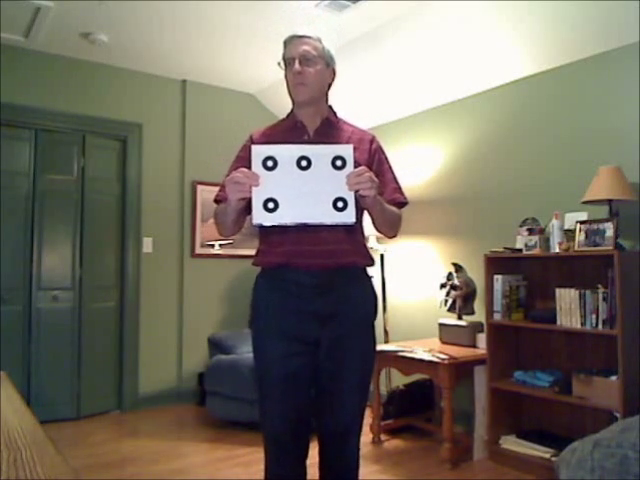
#> input picture frame 36 of HW2/Question 4 Feature Mapping Test/fiveCCC.mp4, 640 x 480 px
$ python q4.py
#> lines starting #> are read from the running program, lines starting #| are printed output that depends on the picture; after the words box and inside, x2 and y2 are one past the last pixel; in counts of white or black regions, pixels touching at a corner belong together
# Name: Peter Kohler
# Course: CSCI 507
# Assignment: HW 2 Question 4
import cv2
import numpy as np
import sys
from operator import itemgetter

def main():
    # Read in images from a video file in current folder
    video_capture = cv2.VideoCapture("fiveCCC.mp4") # Open video capture object
    got_image, bgr_image = video_capture.read() # Make sure we can read video
#> bgr_image is the input picture: shape (480, 640, 3); mean B, G, R 100, 111.6, 118.5

    if not got_image:
        print("Cannot read video source")
        sys.exit()
    image_dimensions = bgr_image.shape
#> image_dimensions = (480, 640, 3)
    image_height = image_dimensions[0]
#> image_height = 480
    image_width = image_dimensions[1]
#> image_width = 640
    # Read and show images until end of video is reached.

    # Video creation declaration
    fourcc = cv2.VideoWriter_fourcc('M', 'J', 'P', 'G')
    videoWriter = cv2.VideoWriter("Video Output.avi", fourcc = fourcc, fps = 30.0,
                                        frameSize=(image_width, image_height))

    # Create the kernel used for morphology operations
    ksize = 2
    kernel = cv2.getStructuringElement(cv2.MORPH_ELLIPSE, (ksize,ksize))

    # Font for drawing
    font = cv2.FONT_HERSHEY_SIMPLEX

    # List to contain initial centroids used for feature mapping extra credit
    start_list=[]
    # Frame count
    frame = 0

    while True:
        got_image, bgr_image = video_capture.read()
        if not got_image:
            break  # End of video; exit the while loop
        # Convert image to grayscale
        gray_img = cv2.cvtColor(bgr_image, cv2.COLOR_BGR2GRAY)
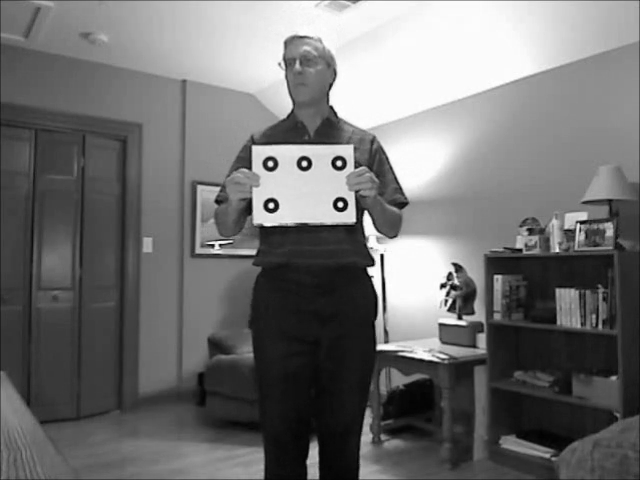
#> gray_img: shape (480, 640); min 1, max 255, mean 112.2

        """#Do Otsu's thresholding
        thresh, binary_img = cv2.threshold(gray_img, thresh=0, maxval=255,
                                           type=cv2.THRESH_BINARY + cv2.THRESH_OTSU)"""

        # Do adaptive thresholding
        binary_img = cv2.adaptiveThreshold(src=gray_img,
                                           maxValue=255,
                                           adaptiveMethod=cv2.ADAPTIVE_THRESH_MEAN_C,
                                           thresholdType=cv2.THRESH_BINARY,
                                           blockSize=51,
                                           C=-10)
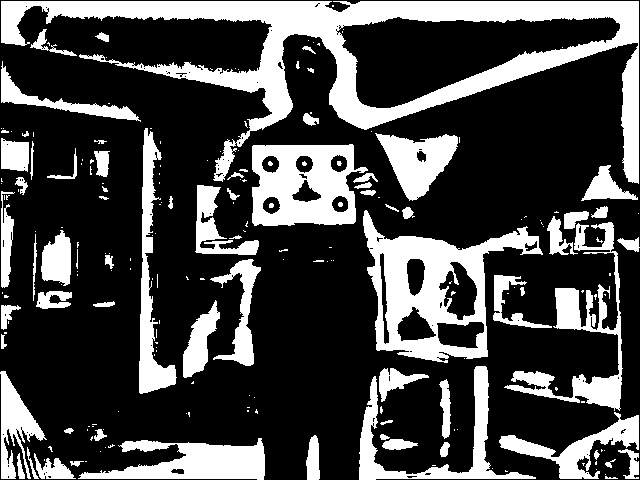
#> binary_img: shape (480, 640); 28.2% white; 211 white regions (136 under 20 px), largest, box (x1, y1, x2, y2) and area: (1, 1, 639, 184) 26599, (363, 210, 543, 363) 10110, (252, 144, 368, 226) 6552

        # Clean up using Opening + Closing
        binary_img = cv2.morphologyEx(binary_img, cv2.MORPH_OPEN, kernel)
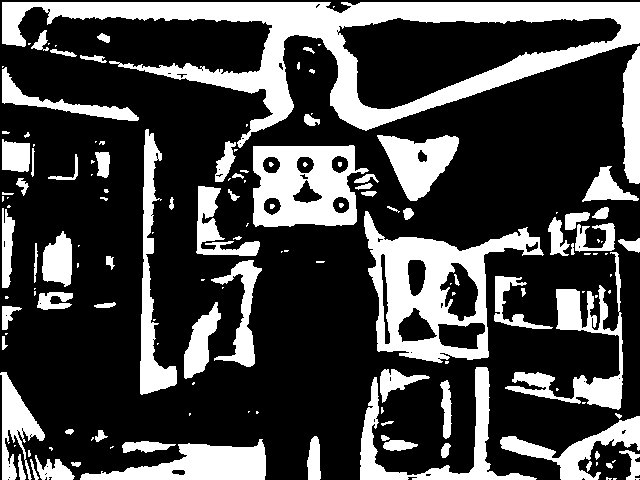
#> binary_img: shape (480, 640); 27.9% white; 149 white regions (69 under 20 px), largest, box (x1, y1, x2, y2) and area: (2, 2, 640, 148) 23918, (364, 211, 544, 363) 10078, (253, 145, 369, 227) 6539
        binary_img = cv2.morphologyEx(binary_img, cv2.MORPH_CLOSE, kernel)
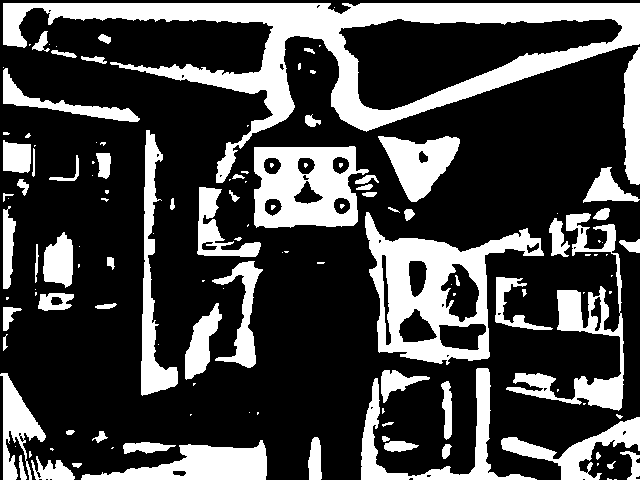
#> binary_img: shape (480, 640); 27.7% white; 133 white regions (66 under 20 px), largest, box (x1, y1, x2, y2) and area: (3, 3, 640, 183) 24315, (365, 212, 544, 365) 10146, (254, 146, 369, 228) 6535

        # Find connected components and region properties (white blobs)
        num_labels_w, labels_img_w, stats_w, centroids_w = cv2.connectedComponentsWithStats(binary_img)
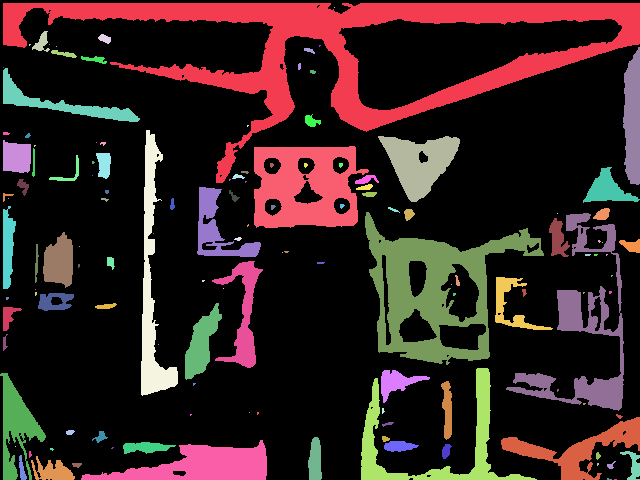
#> labels_img_w: shape (480, 640) int32; 134 distinct labels, from 0 to 133; one colour per label, 0 black
#> num_labels_w = 134; stats_w = 134 rows, first 6: [0, 0, 640, 480, 222128], [3, 3, 637, 180, 24315], [334, 7, 1, 1, 1], [32, 31, 18, 21, 174], [98, 34, 13, 10, 82], [29, 44, 2, 2, 3]; centroids_w = 134 pairs, first value 3 to 633.2, second value 7 to 479
        num_labels_b, labels_img_b, stats_b, centroids_b = cv2.connectedComponentsWithStats(cv2.bitwise_not(binary_img))
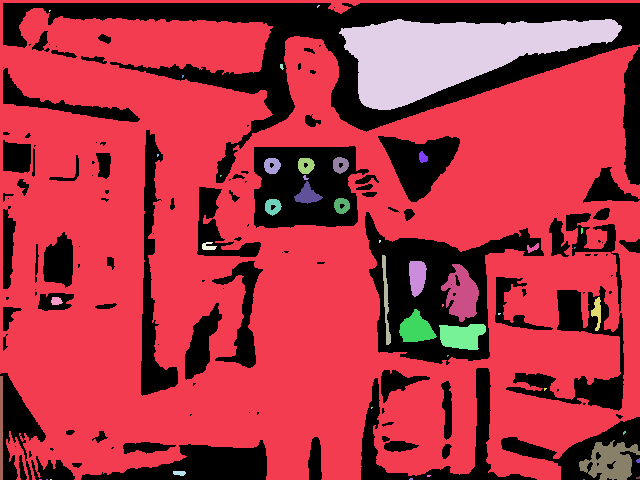
#> labels_img_b: shape (480, 640) int32; 46 distinct labels, from 0 to 45; one colour per label, 0 black
#> num_labels_b = 46; stats_b = 46 rows, first 6: [0, 3, 640, 477, 85072], [0, 0, 640, 480, 200710], [317, 5, 3, 3, 5], [49, 10, 2, 2, 3], [339, 19, 283, 91, 13851], [280, 64, 4, 6, 16]; centroids_b = 46 pairs, first value 1 to 637.8, second value 5.8 to 479

        # Feature mapping coord list
        f_list = []

        # Iterate through white blobs finding centroids
        for stat_w, centroid_w in zip(stats_w, centroids_w):
            x0_w = stat_w[cv2.CC_STAT_LEFT]
            y0_w = stat_w[cv2.CC_STAT_TOP]
            w_w = stat_w[cv2.CC_STAT_WIDTH]
            h_w = stat_w[cv2.CC_STAT_HEIGHT]

            # Iterate through black blobs looking for centroids close together
            for stat_b, centroid_b in zip(stats_b, centroids_b):

                x0_b = stat_b[cv2.CC_STAT_LEFT]
                y0_b = stat_b[cv2.CC_STAT_TOP]
                w_b = stat_b[cv2.CC_STAT_WIDTH]
                h_b = stat_b[cv2.CC_STAT_HEIGHT]

                # White is inside box
                # Black is outside box

                # Check distance between white centroid and black centroid
                if np.sqrt((abs(x0_w - x0_b))**2 + (abs(y0_w - y0_b))**2) <= 10 and (w_b*h_b) > 20:
                    # Check if top left corner of white bounding box is inside black bounding box
                    if (x0_b < x0_w) and (y0_b < y0_w) :
                        # Check if bottom right corner of white bounding box is inside black bounding box
                        if (x0_w + w_w) < (x0_b + w_b) and (y0_w + h_w) < (y0_b + h_b):

                            # Displays red rectangle around black blob
                            #cv2.rectangle(img=bgr_image_display, pt1=(x0_w,y0_w), pt2=(x0_w+w_w, y0_w+h_w),
                            #                color=(0,0,255), thickness=2)
                            # Displays blue rectangle around white blob
                            #cv2.rectangle(img=bgr_image_display, pt1=(x0_b, y0_b), pt2=(x0_b + w_b, y0_b + h_b),
                            #                color=(255, 0, 0), thickness=2)

                            # Displays a '+' in the center of the white blob that resides inside of a black blob
                            cv2.putText(bgr_image, '+', (x0_w-int(0.5*w_w), y0_w+int(0.5*h_w)), font, 0.25,
                                        (0, 0, 255), 2, cv2.LINE_AA, None)
                            # Append white blob coordinates to list
                            if x0_b > 100 and y0_b > 100:
                                f_list.append([x0_w, y0_w])
#> this loop made 134 passes
#> (stat_w, centroid_w, x0_w, y0_w, w_w, h_w) on passes 1, 2, 4, 5, 6, 8, 10, 11, 12, 13, 14: ([0, 0, 640, 480, 222128], [311.9, 245], 0, 0, 640, 480), ([3, 3, 637, 180, 24315], [343, 46.45], 3, 3, 637, 180), ([32, 31, 18, 21, 174], [41.37, 42.31], 32, 31, 18, 21), ([98, 34, 13, 10, 82], [104.4, 38.33], 98, 34, 13, 10), ([29, 44, 2, 2, 3], [29.33, 44.33], 29, 44, 2, 2), ([319, 45, 2, 2, 3], [319.3, 45.33], 319, 45, 2, 2), ([623, 47, 17, 138, 1888], [632.2, 118.6], 623, 47, 17, 138), ([304, 48, 11, 6, 37], [308.9, 50], 304, 48, 11, 6), ([51, 50, 26, 8, 98], [63.65, 53.45], 51, 50, 26, 8), ([81, 56, 26, 8, 108], [94.49, 59.06], 81, 56, 26, 8), ([298, 63, 3, 7, 19], [299, 66], 298, 63, 3, 7)
#> (stat_w, x0_w, y0_w, w_w, h_w) on passes 3, 7, 9, 15, 25, 38: ([334, 7, 1, 1, 1], 334, 7, 1, 1), ([49, 44, 1, 1, 1], 49, 44, 1, 1), ([56, 46, 1, 1, 1], 56, 46, 1, 1), ([3, 67, 1, 1, 1], 3, 67, 1, 1), ([96, 142, 1, 1, 1], 96, 142, 1, 1), ([92, 175, 1, 1, 1], 92, 175, 1, 1)
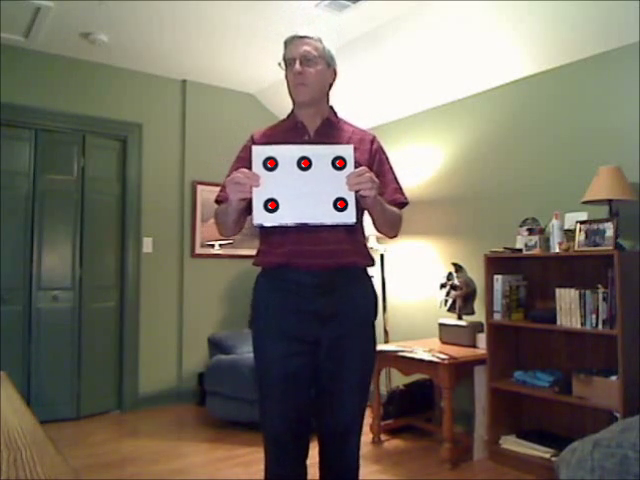
#> bgr_image: shape (480, 640, 3); mean B, G, R 99.6, 111.5, 118.4
#> after the loop, f_list = [[270, 163], [304, 163], [339, 163], [271, 205], [340, 204]]

        if frame < 1:
            top_row = []
            bot_row = []
            for i in f_list:
                if i[1] > 145 and i[1] < 151:
                    top_row.append(i)
                else:
                    bot_row.append(i)
#> this loop made 5 passes
#> after the loop, bot_row has the same summary as f_list; top_row = []
            # Sort based on which is further to the left
            top_sorted = sorted(top_row, key=itemgetter(0))
#> top_sorted = []
            bot_sorted = sorted(bot_row, key=itemgetter(0))
#> bot_sorted = [[270, 163], [271, 205], [304, 163], [339, 163], [340, 204]]
#> (the run stopped early here; a loop or call above may not have finished)

$ run again, starting later in the video
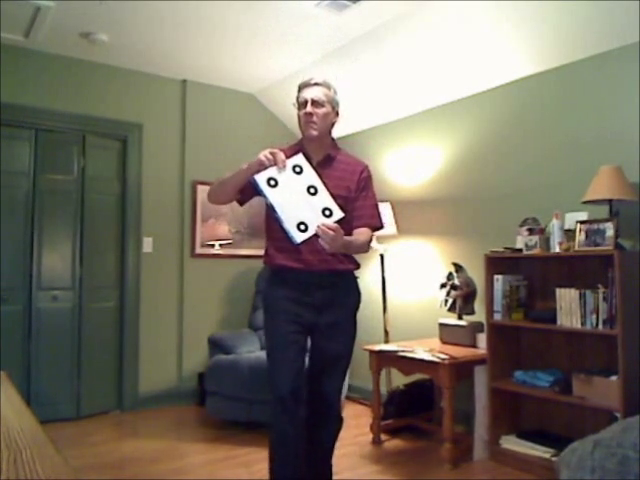
#> input picture frame 162 of HW2/Question 4 Feature Mapping Test/fiveCCC.mp4, 640 x 480 px
#> in main, bgr_image is the input picture: shape (480, 640, 3); mean B, G, R 102.9, 116.1, 123.4
#> labels_img_w: shape (480, 640) int32; 127 distinct labels, from 0 to 126
#> num_labels_w = 127; stats_w = 127 rows, first 6: [0, 0, 640, 480, 223195], [3, 3, 637, 138, 19526], [37, 30, 13, 20, 135], [98, 35, 13, 9, 81], [49, 46, 71, 20, 265], [624, 48, 16, 137, 1831]; centroids_w = 127 pairs, first value 3.44 to 633.4, second value 38.17 to 479
#> in main, `num_labels_b, labels_img_b, stats_b, centroids_b = cv2.connectedCompon..`:
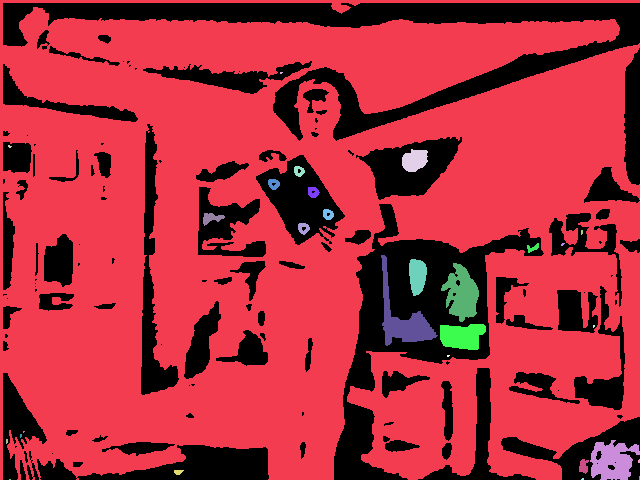
#> labels_img_b: shape (480, 640) int32; 30 distinct labels, from 0 to 29; one colour per label, 0 black
#> num_labels_b = 30; stats_b = 30 rows, first 6: [3, 3, 637, 477, 84005], [0, 0, 640, 480, 216217], [280, 72, 3, 2, 5], [8, 145, 4, 3, 8], [402, 149, 26, 23, 458], [294, 166, 11, 11, 82]; centroids_b = 30 pairs, first value 6.44 to 639, second value 72.4 to 479
#> the loop in main, `for stat_w, centroid_w in zip(stats_w, centroids_w):` made 127 passes
#> (stat_w, centroid_w, x0_w, y0_w, w_w, h_w) on passes 1, 2, 3, 4, 5, 6, 8: ([0, 0, 640, 480, 223195], [311.1, 240.6], 0, 0, 640, 480), ([3, 3, 637, 138, 19526], [364.9, 40.55], 3, 3, 637, 138), ([37, 30, 13, 20, 135], [42.64, 39.6], 37, 30, 13, 20), ([98, 35, 13, 9, 81], [104.3, 38.17], 98, 35, 13, 9), ([49, 46, 71, 20, 265], [81.15, 56.2], 49, 46, 71, 20), ([624, 48, 16, 137, 1831], [632.4, 119.4], 624, 48, 16, 137), ([127, 61, 3, 3, 6], [127.7, 61.67], 127, 61, 3, 3)
#> after the loop in main, `for stat_w, centroid_w in zip(stats_w, centroids_w):`:
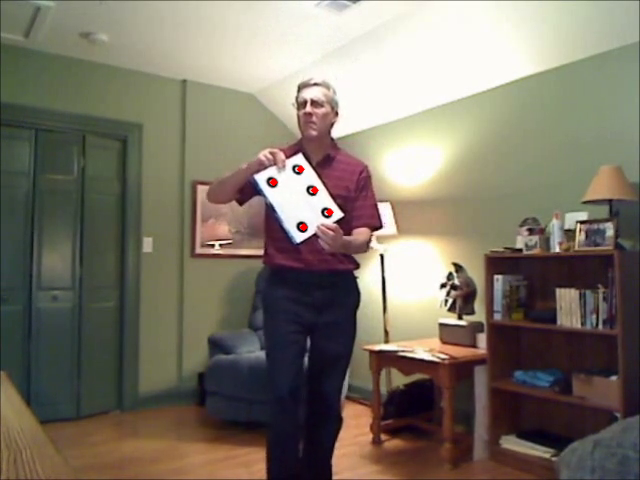
#> bgr_image: shape (480, 640, 3); mean B, G, R 102.9, 116, 123.5
#> after the loop in main, `for stat_w, centroid_w in zip(stats_w, centroids_w):`: f_list = [[298, 169], [272, 183], [312, 191], [327, 213], [302, 227]]
#> the loop in main, `for i in f_list:` made 5 passes
#> after the loop in main, `for i in f_list:`: bot_row has the same summary as f_list; top_row = []
#> bot_sorted = [[272, 183], [298, 169], [302, 227], [312, 191], [327, 213]]

$ run again, starting later in the video
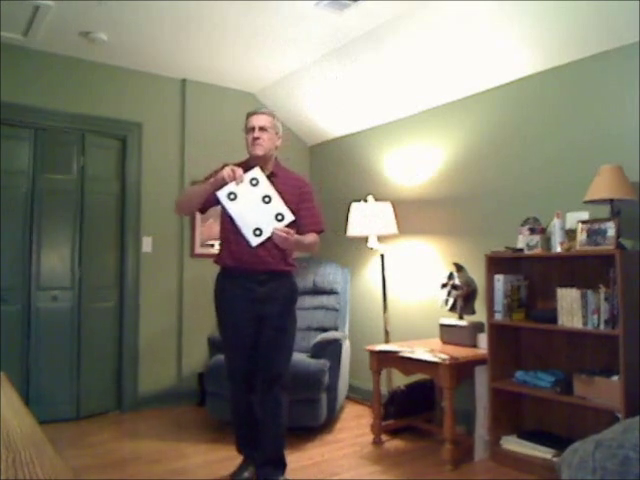
#> input picture frame 288 of HW2/Question 4 Feature Mapping Test/fiveCCC.mp4, 640 x 480 px
#> in main, bgr_image is the input picture: shape (480, 640, 3); mean B, G, R 105.7, 119.9, 126
#> labels_img_w: shape (480, 640) int32; 118 distinct labels, from 0 to 117
#> num_labels_w = 118; stats_w = 118 rows, first 6: [0, 0, 640, 480, 223745], [3, 3, 637, 139, 18477], [97, 34, 13, 8, 72], [53, 48, 26, 10, 104], [623, 48, 17, 136, 1800], [81, 56, 7, 4, 14]; centroids_w = 118 pairs, first value 3.33 to 639, second value 36.92 to 478.7
#> in main, `num_labels_b, labels_img_b, stats_b, centroids_b = cv2.connectedCompon..`:
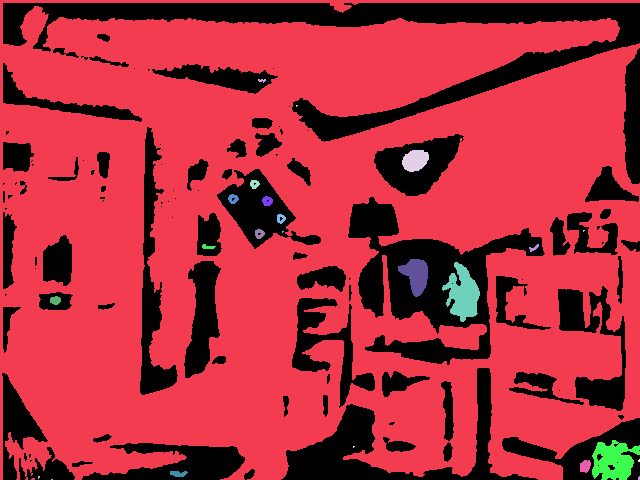
#> labels_img_b: shape (480, 640) int32; 26 distinct labels, from 0 to 25; one colour per label, 0 black
#> num_labels_b = 26; stats_b = 26 rows, first 6: [2, 3, 638, 477, 83455], [0, 0, 640, 480, 219271], [258, 79, 8, 4, 20], [296, 105, 2, 2, 3], [402, 150, 27, 22, 453], [250, 180, 10, 9, 65]; centroids_b = 26 pairs, first value 32.71 to 638.6, second value 80.05 to 479
#> the loop in main, `for stat_w, centroid_w in zip(stats_w, centroids_w):` made 118 passes
#> (stat_w, centroid_w, x0_w, y0_w, w_w, h_w) on passes 1 to 7: ([0, 0, 640, 480, 223745], [310.9, 237.9], 0, 0, 640, 480), ([3, 3, 637, 139, 18477], [364.9, 37.76], 3, 3, 637, 139), ([97, 34, 13, 8, 72], [103.4, 36.92], 97, 34, 13, 8), ([53, 48, 26, 10, 104], [64.5, 52.02], 53, 48, 26, 10), ([623, 48, 17, 136, 1800], [632.4, 119.1], 623, 48, 17, 136), ([81, 56, 7, 4, 14], [84.43, 57.36], 81, 56, 7, 4), ([89, 56, 40, 11, 138], [108.5, 61.38], 89, 56, 40, 11)
#> after the loop in main, `for stat_w, centroid_w in zip(stats_w, centroids_w):`:
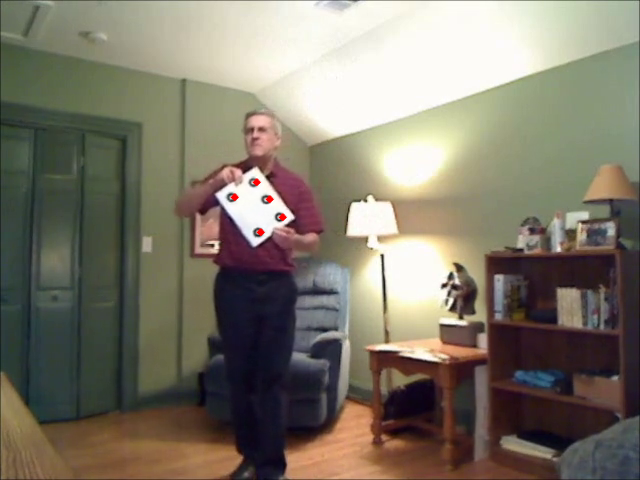
#> bgr_image: shape (480, 640, 3); mean B, G, R 105.8, 119.8, 126.1
#> after the loop in main, `for stat_w, centroid_w in zip(stats_w, centroids_w):`: f_list = [[254, 183], [232, 198], [267, 200], [280, 217], [258, 233]]
#> the loop in main, `for i in f_list:` made 5 passes
#> after the loop in main, `for i in f_list:`: bot_row has the same summary as f_list; top_row = []
#> bot_sorted = [[232, 198], [254, 183], [258, 233], [267, 200], [280, 217]]
